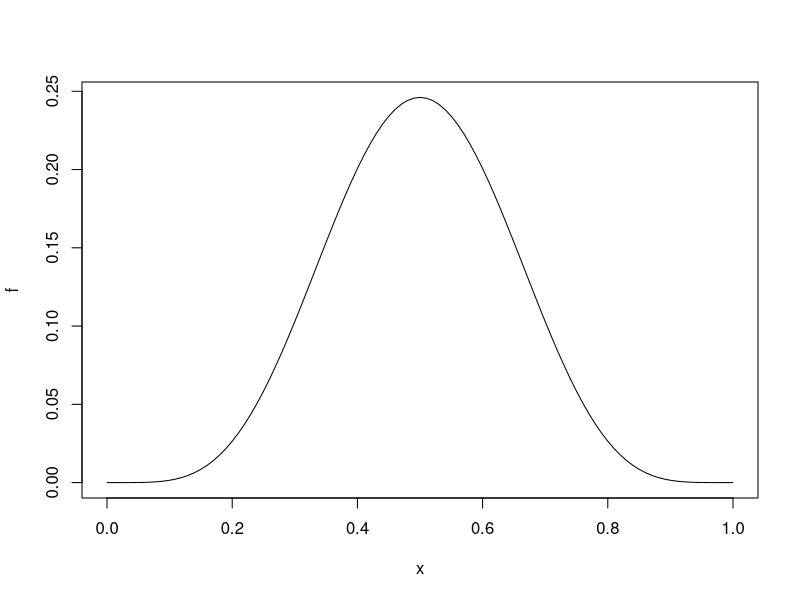

The R script that drew this image:
## ---- chunk 1
knitr::opts_chunk$set(echo = TRUE)
## ---- chunk 2
theta <- runif(1)

n <- 10
x <- rbinom(n=1, size=n, prob=theta)
x

f <- function(p){choose(n,x) * p^x * (1-p)^(n-x)}
plot(f, 0, 1)

theta
